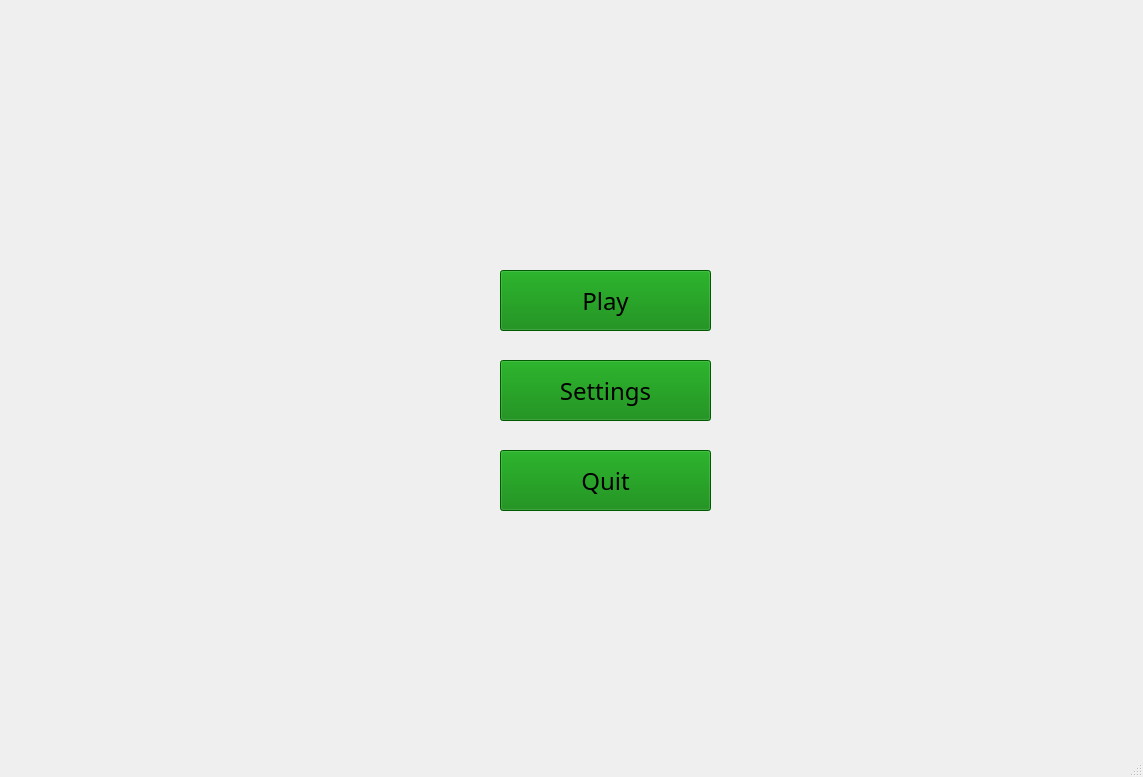
<?xml version="1.0" encoding="UTF-8"?>
<ui version="4.0">
 <class>MainWindow</class>
 <widget class="QMainWindow" name="MainWindow">
  <property name="geometry">
   <rect>
    <x>0</x>
    <y>0</y>
    <width>1143</width>
    <height>777</height>
   </rect>
  </property>
  <property name="windowTitle">
   <string>MainWindow</string>
  </property>
  <widget class="QWidget" name="centralwidget">
   <widget class="QPushButton" name="pushButton_4">
    <property name="geometry">
     <rect>
      <x>500</x>
      <y>450</y>
      <width>211</width>
      <height>61</height>
     </rect>
    </property>
    <property name="font">
     <font>
      <family>STSong</family>
      <pointsize>18</pointsize>
     </font>
    </property>
    <property name="autoFillBackground">
     <bool>false</bool>
    </property>
    <property name="styleSheet">
     <string notr="true">background-color: green;</string>
    </property>
    <property name="text">
     <string>Quit</string>
    </property>
   </widget>
   <widget class="QPushButton" name="pushButton_2">
    <property name="geometry">
     <rect>
      <x>500</x>
      <y>360</y>
      <width>211</width>
      <height>61</height>
     </rect>
    </property>
    <property name="font">
     <font>
      <family>STSong</family>
      <pointsize>18</pointsize>
     </font>
    </property>
    <property name="autoFillBackground">
     <bool>false</bool>
    </property>
    <property name="styleSheet">
     <string notr="true">background-color: green;</string>
    </property>
    <property name="text">
     <string>Settings</string>
    </property>
   </widget>
   <widget class="QPushButton" name="pushButton_3">
    <property name="geometry">
     <rect>
      <x>500</x>
      <y>270</y>
      <width>211</width>
      <height>61</height>
     </rect>
    </property>
    <property name="font">
     <font>
      <family>STSong</family>
      <pointsize>18</pointsize>
     </font>
    </property>
    <property name="autoFillBackground">
     <bool>false</bool>
    </property>
    <property name="styleSheet">
     <string notr="true">background-color: green;</string>
    </property>
    <property name="text">
     <string>Play</string>
    </property>
   </widget>
  </widget>
  <widget class="QMenuBar" name="menubar">
   <property name="geometry">
    <rect>
     <x>0</x>
     <y>0</y>
     <width>1143</width>
     <height>22</height>
    </rect>
   </property>
  </widget>
  <widget class="QStatusBar" name="statusbar"/>
 </widget>
 <resources/>
 <connections/>
</ui>
